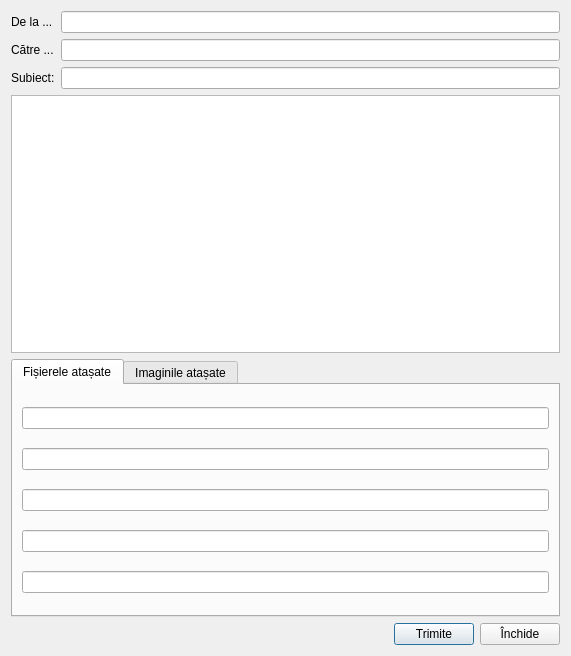
<?xml version="1.0" encoding="UTF-8"?>
<ui version="4.0">
 <class>AgentSendEmail</class>
 <widget class="QDialog" name="AgentSendEmail">
  <property name="geometry">
   <rect>
    <x>0</x>
    <y>0</y>
    <width>571</width>
    <height>656</height>
   </rect>
  </property>
  <property name="windowTitle">
   <string>Dialog</string>
  </property>
  <property name="windowIcon">
   <iconset resource="../resource.qrc">
    <normaloff>:/img/email.png</normaloff>:/img/email.png</iconset>
  </property>
  <layout class="QGridLayout" name="gridLayout">
   <item row="1" column="0">
    <widget class="QLabel" name="label_2">
     <property name="text">
      <string>Către ...</string>
     </property>
    </widget>
   </item>
   <item row="2" column="0">
    <widget class="QLabel" name="label_3">
     <property name="text">
      <string>Subiect:</string>
     </property>
    </widget>
   </item>
   <item row="2" column="1">
    <widget class="QLineEdit" name="txt_subiect"/>
   </item>
   <item row="0" column="1">
    <widget class="QLineEdit" name="txt_from"/>
   </item>
   <item row="3" column="0" colspan="2">
    <widget class="QTextEdit" name="txt_body"/>
   </item>
   <item row="4" column="0" colspan="2">
    <widget class="QTabWidget" name="tabWidget">
     <property name="currentIndex">
      <number>0</number>
     </property>
     <widget class="QWidget" name="tabFilesAttached">
      <attribute name="title">
       <string>Fișierele atașate</string>
      </attribute>
      <layout class="QGridLayout" name="gridLayout_3">
       <item row="0" column="0">
        <widget class="LineEditOpen" name="attached_file1"/>
       </item>
       <item row="1" column="0">
        <widget class="LineEditOpen" name="attached_file2"/>
       </item>
       <item row="2" column="0">
        <widget class="LineEditOpen" name="attached_file3"/>
       </item>
       <item row="3" column="0">
        <widget class="LineEditOpen" name="attached_file4"/>
       </item>
       <item row="4" column="0">
        <widget class="LineEditOpen" name="attached_file5"/>
       </item>
      </layout>
     </widget>
     <widget class="QWidget" name="tabImgAttached">
      <attribute name="title">
       <string>Imaginile atașate</string>
      </attribute>
      <layout class="QGridLayout" name="gridLayout_2">
       <item row="0" column="0">
        <widget class="LineEditOpen" name="attached_img1"/>
       </item>
       <item row="1" column="0">
        <widget class="LineEditOpen" name="attached_img2"/>
       </item>
       <item row="2" column="0">
        <widget class="LineEditOpen" name="attached_img3"/>
       </item>
       <item row="3" column="0">
        <widget class="LineEditOpen" name="attached_img4"/>
       </item>
       <item row="4" column="0">
        <widget class="LineEditOpen" name="attached_img5"/>
       </item>
      </layout>
     </widget>
    </widget>
   </item>
   <item row="5" column="0" colspan="2">
    <layout class="QHBoxLayout" name="horizontalLayout">
     <item>
      <spacer name="horizontalSpacer">
       <property name="orientation">
        <enum>Qt::Horizontal</enum>
       </property>
       <property name="sizeHint" stdset="0">
        <size>
         <width>40</width>
         <height>20</height>
        </size>
       </property>
      </spacer>
     </item>
     <item>
      <widget class="QPushButton" name="btnSend">
       <property name="text">
        <string>Trimite</string>
       </property>
       <property name="icon">
        <iconset>
         <normaloff>:/img/send_email.png</normaloff>:/img/send_email.png</iconset>
       </property>
      </widget>
     </item>
     <item>
      <widget class="QPushButton" name="btnClose">
       <property name="text">
        <string>Închide</string>
       </property>
       <property name="icon">
        <iconset resource="../resource.qrc">
         <normaloff>:/img/close_x32.png</normaloff>:/img/close_x32.png</iconset>
       </property>
      </widget>
     </item>
    </layout>
   </item>
   <item row="1" column="1">
    <widget class="QLineEdit" name="txt_to"/>
   </item>
   <item row="0" column="0">
    <widget class="QLabel" name="label">
     <property name="text">
      <string>De la ...</string>
     </property>
    </widget>
   </item>
  </layout>
 </widget>
 <customwidgets>
  <customwidget>
   <class>LineEditOpen</class>
   <extends>QLineEdit</extends>
   <header>customs/lineeditopen.h</header>
  </customwidget>
 </customwidgets>
 <tabstops>
  <tabstop>txt_from</tabstop>
  <tabstop>txt_to</tabstop>
  <tabstop>txt_subiect</tabstop>
  <tabstop>txt_body</tabstop>
  <tabstop>tabWidget</tabstop>
  <tabstop>attached_file1</tabstop>
  <tabstop>attached_file2</tabstop>
  <tabstop>attached_file3</tabstop>
  <tabstop>attached_file4</tabstop>
  <tabstop>attached_file5</tabstop>
  <tabstop>btnSend</tabstop>
  <tabstop>btnClose</tabstop>
  <tabstop>attached_img1</tabstop>
  <tabstop>attached_img2</tabstop>
  <tabstop>attached_img3</tabstop>
  <tabstop>attached_img4</tabstop>
  <tabstop>attached_img5</tabstop>
 </tabstops>
 <resources>
  <include location="../resource.qrc"/>
 </resources>
 <connections/>
</ui>
